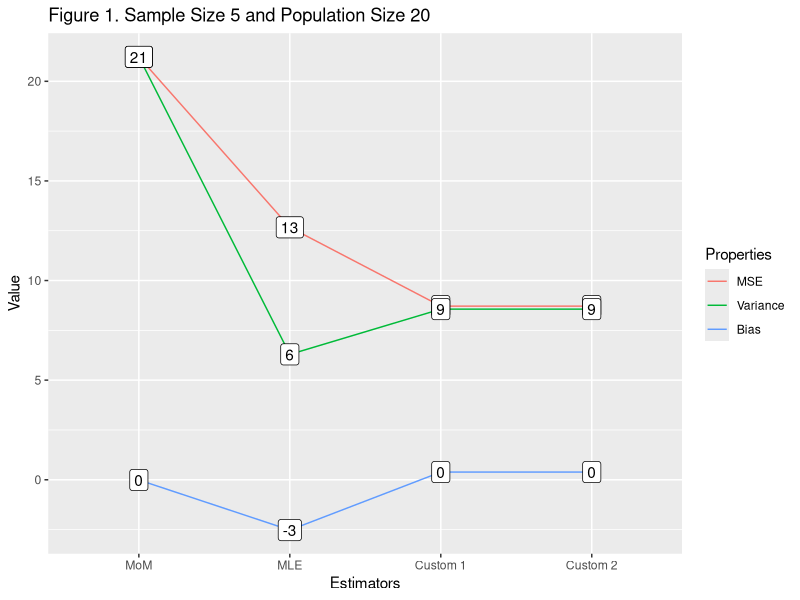
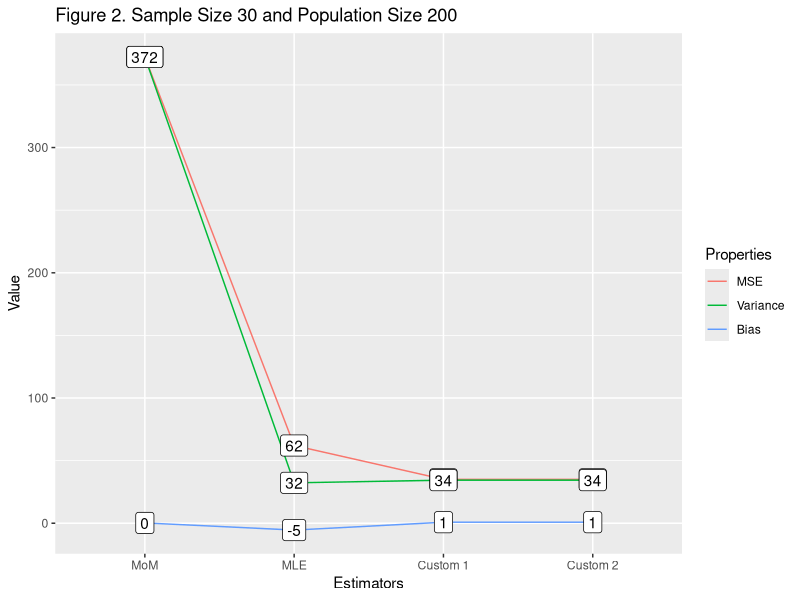
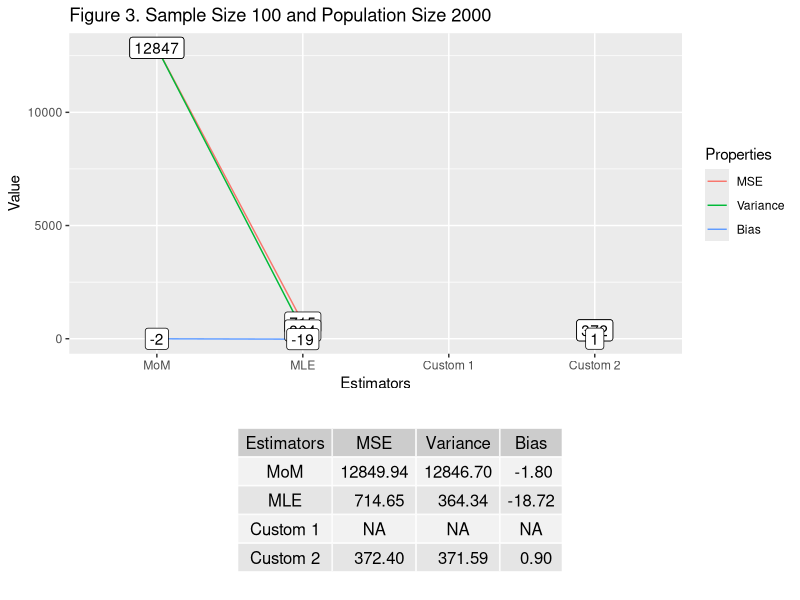

Write R code to recreate these figures, in order.
## ---- chunk 1
library(ggplot2)
library(knitr)
library(tidyr)
library(forcats)
library(gridExtra)

opts_template$set(figure1 = list(fig.height = 3, fig.width = 5.5),
                  figure2 = list(fig.height = 3, fig.width = 5.5),
                  figure3 = list(fig.height = 4.5, fig.width = 5.5)) 
## ---- chunk 2
set.seed(23)

plot_simulation <- function(N_input, k_input, table = FALSE, num) {
  
  # run simulation given sample size and population size
  N <- N_input
  k <- k_input
  runs <- 10000
  mom_statistic <- numeric(runs)
  mle_statistic <- numeric(runs)
  custom1_statistic <- numeric(runs)
  custom2_statistic <- numeric(runs)
  
  for(i in 1:runs) {
    sample_values <- sample(1:N, k)
    mom_statistic[i] <- 2*mean(sample_values) - 1
    mle_statistic[i] <- max(sample_values)
    custom1_statistic[i] <- max(sample_values) + 
      (max(sample_values)^(k+1) + k)/((k+1)*max(sample_values)^k)
    custom2_statistic[i] <- max(sample_values) + max(sample_values)/(k+1)
  }
  
  # functions that calculate MSE and Bias of estimators
  mse <- function(statistic) {
    return(var(statistic) + (mean(statistic) - N)^2)
  }
  bias <- function(statistic) {
    return(mean(statistic) - N)
  }
  
  # calculate properties of estimators
  stats <- list(mom_statistic, mle_statistic, custom1_statistic, custom2_statistic)
  mse_list <- unlist(lapply(stats, FUN = mse))
  var_list <- unlist(lapply(stats, FUN = var))
  bias_list <- unlist(lapply(stats, FUN = bias))
  names <- c("MoM", "MLE", "Custom 1", "Custom 2")
  
  # put into data frame and gather the estimator values
  params_data <- data.frame(Estimators = names, MSE = mse_list, 
                       Variance = var_list, Bias = bias_list)
  params <- gather(params_data, key = stat, value = Value, MSE, Variance, Bias)

  # plot the line graph
  plt <- ggplot(data = params, aes(x = fct_inorder(Estimators), y = Value)) +
    geom_line(aes(group = fct_inorder(stat), color = fct_inorder(stat))) + 
    geom_label(aes(label = round(Value))) +
    xlab("Estimators") +
    labs(color = "Properties") +
    ggtitle(paste0("Figure ", num, ". ",
                  "Sample Size ", k_input, 
                  " and Population Size ", N_input))
  
  # plot table if input requests
  if (table) {
    params_rounded <- data.frame(Estimators = names, MSE = round(mse_list, digits = 2), 
                                 Variance = round(var_list, digits = 2), 
                                 Bias = round(bias_list, digits = 2))
    tt <- ttheme_default(colhead=list(fg_params = list(parse=TRUE)))
    tbl <- tableGrob(params_rounded, rows=NULL, theme=tt)
    # plot chart and table into one object
    grid.arrange(plt, tbl,
                nrow=2,
                as.table=TRUE,
                heights=c(2,1))
  }
  else{plt}
}
## ---- chunk 3
plot_simulation(20, 5, num = 1)
## ---- chunk 4
plot_simulation(200, 30, num = 2)
## ---- chunk 5
plot_simulation(2000, 100, table = TRUE, num = 3)
## ---- chunk 6
sample_values <- c(922, 299, 1106, 121, 1621, 1164, 1912, 937, 914, 593, 
                85, 1090, 1004, 139, 1451, 24, 267, 1045, 1062, 1274)
k <- length(sample_values)

estimate <- max(sample_values) + max(sample_values)/(k+1)

n <- length(sample_values)       # sample size
N <- 10^4                # desired no. resamples

boot_statistic <- numeric(N) # a place to store the bootstrap stats
for (i in 1:N) {
  x <- sample(sample_values, size = n, replace = TRUE)
  boot_statistic[i] <- max(x) + max(x)/(k+1)
}
conf <- quantile(boot_statistic, probs = c(0.025, 0.975))
